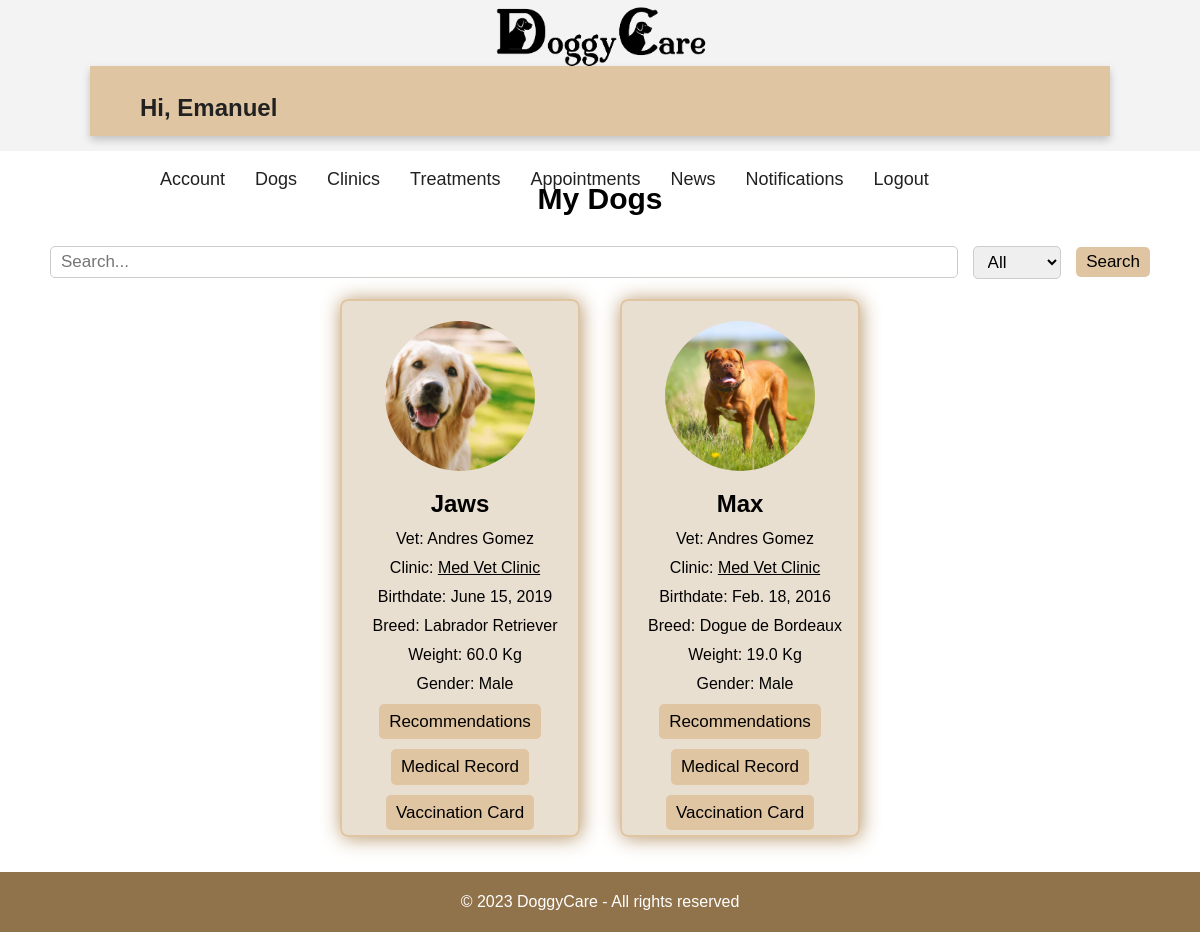
The page /owner/my_dogs/ (signed in) on the database its author committed.
### accounts/models.py (models this page shows, shortened)
class User(AbstractUser):
    email = models.EmailField(unique=True)
    is_vet = models.BooleanField(default=False)
    is_owner = models.BooleanField(default=False)

class Vet(models.Model):
    SPECIALTY_CHOICES = (
        ('General Medicine', 'General Medicine'),
        ('Surgery', 'Surgery'),
        ('Dermatology', 'Dermatology'),
        ('Ophthalmology', 'Ophthalmology'),
        ('Cardiology', 'Cardiology'),
        ('Neurology', 'Neurology'),
        ('Dentistry', 'Dentistry'),
        ('Orthopedics', 'Orthopedics'),
        ('Internal Medicine', 'Internal Medicine'),
        ('Oncology', 'Oncology'),
        ('Rehabilitation and Physical Therapy', 'Rehabilitation and Physical Therapy'),
        ('Animal Behavior', 'Animal Behavior'),
        ('Emergency and Critical Care Medicine', 'Emergency and Critical Care Medicine'),
        ('Radiology and Diagnostic Imaging', 'Radiology and Diagnostic Imaging'),
        ('Preventive Medicine', 'Preventive Medicine'),
        ('Holistic Medicine', 'Holistic Medicine'),
    )
    user = models.OneToOneField(User, on_delete=models.CASCADE, primary_key=True, related_name='vet')
    identification = models.CharField(max_length=10, validators=[validate_numeric])
    name = models.CharField(max_length=50)
    birthdate = models.DateField(validators=[validate_age])
    telephone = models.CharField(max_length=50, validators=[validate_numeric])
    specialty = models.CharField(max_length=100, choices=SPECIALTY_CHOICES)
    experience = models.PositiveIntegerField()
    clinic = models.IntegerField()
    rating= models.DecimalField(max_digits=3, decimal_places=2, default=0.0)

class clinic_info(models.Model):
    id = models.AutoField(primary_key= True)
    name = models.CharField(blank= False, max_length=50)
    address = models.CharField(blank= False, max_length=50)
    place = models.CharField(blank= False, max_length=100)
    phone = models.CharField(blank= False, max_length=50)
    description = models.TextField(blank= False, max_length=400)
    opening_hours = models.CharField(blank= False, max_length=200)
    rating = models.DecimalField(max_digits=3, decimal_places=2, blank= True, null=True)
    image= models.ImageField(upload_to='images/')
    vet = models.ForeignKey(Vet, on_delete=models.CASCADE,null=True, blank=True)

### vet/models.py (models this page shows, shortened)
class Dog(models.Model):
    GENDER_CHOICES = (
    ('Male', 'Male'),
    ('Female', 'Female'),
    )
    image= models.ImageField(upload_to='images/')
    id= models.AutoField(primary_key= True)
    owner= models.ForeignKey(Owner, on_delete=models.CASCADE)
    name= models.CharField(blank= False, max_length=20)
    breed= models.ForeignKey(breed, on_delete=models.CASCADE)
    birthdate= models.DateField(blank= False, validators=[validate_minor])
    weight= models.FloatField(blank= False)
    gender= models.CharField(blank= False, max_length=10, choices=GENDER_CHOICES)
    vaccination_card = models.ForeignKey(vaccination_card, on_delete=models.CASCADE,null=True,blank = True)
    vet= models.ForeignKey(Vet, on_delete=models.CASCADE)

class breed(models.Model):
    name= models.CharField(blank= False, max_length=40)
    def __str__(self):
        return self.name

### owner/views.py (the view, shortened to what this page needs)
# urls.py: path('my_dogs/', views.my_dogs, name='my_dogs'),
@login_required
@owner_required
def my_dogs(request):
    search_term = request.GET.get('searchTerm')
    filter_by = request.GET.get('filter')
    dogs = Dog.objects.filter(owner=request.user.owner)
    clinics = clinic_info.objects.all()
    return render(request, 'my_dogs.html', {'dogs': dogs, 'clinics':clinics})

### owner/templates/my_dogs.html (shortened to what this page needs)
<!DOCTYPE html>
{% extends 'base_o.html' %}
{% load static %}
    {% block additional_styles %}
    <link rel="stylesheet" href="{% static 'css/owner/my_dogs.css' %}">
    {% endblock additional_styles %}
        {% block content %}
        <div class= "title">
            <h2>My Dogs</h2>
        </div>
        <form action="" class="search-bar">
            <input type="text" class="form-control" name="searchTerm" placeholder="Search...">
            <div class="search-filter">
                <select class="form-control" name="filter">
                    <option value="all">All</option>
                </select>
            </div>
            <button type="submit" class="btn btn-primary">Search</button>
        </form>
        <div class="dog-list">
            {% for dog in dogs %}
            <div class="dog-card">
                <img src="{{ dog.image.url }}" alt="Image">
                <div class="card-content p-3 mx-2">
                    <h2>{{ dog.name }}</h2>
                    <p class="vet-info" data-name="{{ dog.vet.name }}" data-rating="{{ dog.vet.rating }}">Vet: {{ dog.vet.name }}</p>
                    {% for clinic in clinics %}
                        {% if clinic.id == dog.vet.clinic %}
                            <p>Clinic:
                                <a href="{% url 'all_clinics' %}?searchClinic={{ clinic.name }}&filterClinic=all" target="_blank" style="color: black;">{{ clinic.name }}</a>
                            </p>
                        {% endif %}
                    {% endfor %}
                    <p>Birthdate: {{ dog.birthdate }} </p>
                    <p>Breed: {{ dog.breed }} </p>
                    <p>Weight: {{ dog.weight }} Kg</p>
                    <p>Gender: {{ dog.gender }} </p>
                    <div class="card-button">
                        <a href="{% url 'recomendations_owner' dog_id=dog.id %}" class="btn">Recommendations</a>
                        <a href="{% url 'medical_record_o' dog_id=dog.id %}" class="btn">Medical Record</a>
                        <a href="{% url 'vaccination_card_owner' dog_id=dog.id %}" class="btn">Vaccination Card</a>
                    </div>
                </div>
            </div>
            {% endfor %}
        </div>
        {% endblock content %}

### owner/templates/base_o.html (shortened to what this page needs)
<!DOCTYPE html>
{% load static %}
<html lang="en">
    <head>
        <link rel="stylesheet" href="{% static 'css/owner/base_o.css' %}">
        {% block additional_styles %}
        {% endblock additional_styles %}
    </head>
    <body>
        <header>
            <div class="container-top-bar">
                <div class="top-bar">
                    <a href="{% url 'home' %}">
                        <img src="{% static 'img/logo.png' %}" alt="Logo">
                    </a>
                </div>
        </div>
        <nav class="nav-bar">
            <div class="greeting">
                {% if user.is_authenticated %}
                <h3>Hi, {{ user.username }}</h3>
                {% endif %}
            </div>
            <div class="tabs">
                <ul>
                    <li><a href="{% url 'manage_owner' %}">Account</a></li>
                    <li><a href="{% url 'my_dogs' %}">Dogs</a></li>
                    <li><a href="{% url 'all_clinics' %}">Clinics</a></li>
                    <li><a href="{% url 'all_treatments' %}">Treatments</a></li>
                    <li><a href="{% url 'appointments_o' %}">Appointments</a></li>
                    <li><a href="{% url 'all_news' %}">News</a></li>
                    <li><a href=""  onmouseover="show()" onmouseout="disguise()">Notifications</a></li>
                    <li><a href="{% url 'logout' %}">Logout</a></li>
                </ul>
            </div>
        </nav>
        </header>
        <main>
            {% block content %}
            {% endblock content%}
        </main>
    </body>
    <footer>
        <div>
            <p>&copy; 2023 DoggyCare - All rights reserved </p>
        </div>
    </footer>
</html>

### static/css/owner/base_o.css (style rules this page uses)
html { font-family: "Poppins", sans-serif; line-height: 1.15; -webkit-text-size-adjust: 100%; -webkit-tap-highlight-color: rgba(0, 0, 0, 0); }
body { margin: 0; font-size: 1rem; line-height: 1.5; text-align: left; }
.container-top-bar { position: absolute; top: 0; width: 100%; height: 16%; background-color: #F3F3F3; z-index: 0; }
.top-bar { display:flex; margin-top:5px; text-align: center; font-weight: 800; justify-content: center; }
.top-bar img { height: 62px; margin-left: 20px; margin-right: 20px; margin-top: 1px; }
h3 { font-size: 1.5rem; color: #212121; }
h2 { text-align: center; }
.nav-bar { margin-top: 5.5%; height: 70px; width: 85%; position: relative; left: 50%; transform: translateX(-50%); background-color: #e0c5a2; display:flex; flex-wrap: wrap; align-items: center; justify-content: space-between; box-shadow: 0 4px 8px rgba(0, 0, 0, 0.2); }
.greeting { margin-left: 50px; font-size: 30px; }
.tabs { margin-right: 50px; display: flex; flex-wrap: wrap; align-items: center; justify-content: space-between; }
.tabs ul { display: flex; }
.tabs li { margin-left: 30px; font-size: 16px; list-style-type: none; }
.nav-bar a { font-weight: 300; font-size: 18px; color: #212121; text-decoration: none; transition: color 0.3s }
footer { background-color: rgb(145, 115, 75); color: #fff; padding: 2px 0; text-align:center; width: 100%; bottom: 0; }

### static/css/owner/my_dogs.css (style rules this page uses)
main { margin-top: 15px; margin-bottom: 15px; font-family: "Poppins", sans-serif; }
.title { text-align: center; align-content: center; font-size: 20px; font-weight: bold; }
.search-bar { display: flex; align-items: center; padding: 0 50px 0; }
.form-control { padding: 5px 10px; margin-right: 15px; font-size: 17px; border: 1px solid #ccc; border-radius: 5px; width: 100%; }
.search-filter { width: 10%; margin-right: 15px; }
.btn { padding: 5px 10px; font-size: 17px; text-decoration: none; background-color: #e0c5a2; color: #000000; border: none; border-radius: 5px; cursor: pointer; }
.dog-list { padding: 0 10px; display: flex; flex-wrap: wrap; justify-content: center; }
.dog-card { border-radius: 8px; box-shadow: 1px 1px 20px rgb(182, 149, 105); overflow: hidden; width: 20%; margin: 20px; float: left; padding: auto; transition: transform 0.3s ease; background-color: rgb(182, 149, 105, 0.3); border: 2px solid #e0c5a2; }
.dog-card img { padding: 10px; width: 150px; height: 150px; border-radius: 50%; object-fit: cover; display: block; margin: 0 auto; margin-top: 10px; }
.dog-card h2 { text-align: center; margin: 5px; }
.card-content p { margin: 0 0 3px; margin-left: 10px; margin-top: 5px; text-align: center; }
.card-button { padding: 5px; display: flex; flex-direction: column; align-items: center; gap: 10px; }

### rows shown on the page
User: username "Emanuel"
Dog: image (picture), name "Jaws", vet.name "Andres Gomez", birthdate "June 15, 2019", breed "Labrador Retriever", weight "60.0", gender "Male"
clinic_info: name "Med Vet Clinic"
Dog: image (picture), name "Max", vet.name "Andres Gomez", birthdate "Feb. 18, 2016", breed "Dogue de Bordeaux", weight "19.0", gender "Male"
